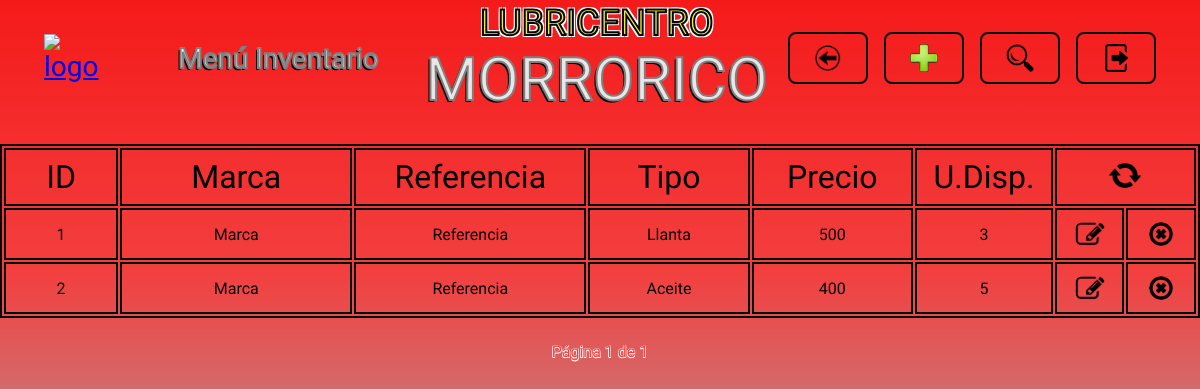
Page /inventario/ on the earlier database version.
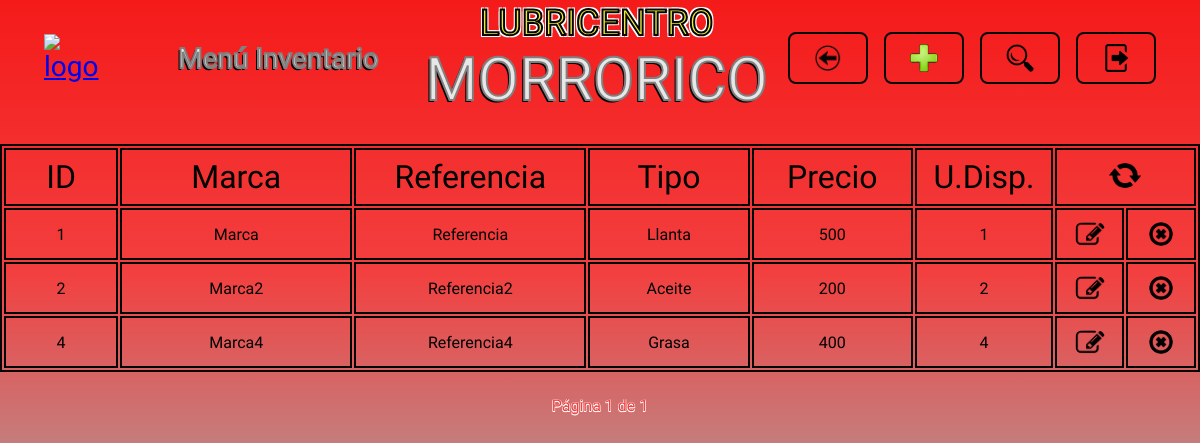
Same page on the later database version.
### inventario/models.py (models this page shows)
class Producto(models.Model):
    OPCIONES_TIPO = [
        ("Llanta", "Llanta"),
        ("Aceite", "Aceite"),
        ("Filtro", "Filtro"),
        ("Grasa", "Grasa")
    ]
    marca = models.CharField(max_length=60,null=False, blank=False)
    referencia = models.CharField(max_length=40, null=False, blank=False)
    tipo_producto = models.CharField(max_length=40, choices=OPCIONES_TIPO, null=False, blank=False)
    precio = models.IntegerField(null=False, blank=False)
    unidades_disponibles = models.IntegerField(null=False, blank=False)

### inventario/views.py (the view)
# urls.py: path('inventario/', include('inventario.urls')),
def inventario(request, productos=None, eliminado=False, actualizado=False, sin_coincidencias=False, campo=None, buscar=None, name_url="inventario"):
    if productos is None:
        productos = Producto.objects.all()
    paginator = Paginator(productos, 20)
    numero_pagina = request.GET.get('pagina')
    try:
        pagina = paginator.page(numero_pagina)
    except PageNotAnInteger:
        pagina = paginator.page(1)
    except EmptyPage:
        pagina = paginator.page(paginator.num_pages)
    return render(request, 'inventario.html', {
        "eliminado": eliminado,
        "actualizado": actualizado,
        "sin_coincidencias": sin_coincidencias,
        "buscar": buscar,
        "campo": campo,
        "pagina": pagina,
        "name_url": name_url,
    })

### templates/inventario.html (shortened to what this page needs)
{% extends "layouts/base.html" %}
{% load static %}
{% block nombre_seccion %}
<p class="header__titulo letra_blanca">Menú Inventario</p>
{% endblock nombre_seccion %}
{% block boton_volver %}
<li>
    <a href="{% url "menu_opciones" %}" class="header__boton header__volver">
        <img src="{% static "images/logo_volver.png" %}" alt="volver" class="header__logo_boton">
    </a>
</li>
{% endblock boton_volver %}
{% block boton_registrar %}
<li>
    <a href="{% url "formulario_registrar_productos" %}" class="header__boton header__registrar">
        <img src="{% static "images/logo_mas.png" %}" alt="registrar" class="header__logo_boton">
    </a>
</li>
{% endblock boton_registrar %}
{% block boton_buscar %}
<li>
    <a href="#" id="boton_buscar" class="header__boton header__buscar">
        <img src="{% static "images/logo_buscar.png" %}" alt="buscar" class="header__logo_boton">
    </a>
</li>
{% endblock boton_buscar %}
{% block boton_cerrar_sesion %}
    {% include "layouts/partials/boton_cerrar_sesion.html" %}
{% endblock boton_cerrar_sesion %}
{% block cuerpo_seccion %}
<div class="contenedor tabla_registros">
    <table class="tabla_registros__tabla">
        <tr class="celdas_encabezado">
            <th class="celda tabla_registros__celda_id">ID</th>
            <th class="celda tabla_registros__celda_marca">Marca</th>
            <th class="celda tabla_registros__celda_referencia">Referencia</th>
            <th class="celda tabla_registros__celda_tipo">Tipo</th>
            <th class="celda tabla_registros__celda_precio">Precio</th>
            <th class="celda tabla_registros__celda_unidades_disponibles">U.Disp.</th>
            <th colspan="2" class="celda tabla_registros__celda_recargar"><a href="{% url "inventario" %}"><img src="{% static "images/logo_recargar.png" %}" alt="recargar" class="tabla_registros__recargar"></a></th>
        </tr>
        {% for producto in pagina.object_list %}
        <tr class="celdas_datos">
            <td class="celda tabla_registros__celda_id">{{ producto.id }}</td>
            <td class="celda tabla_registros__celda_marca">{{ producto.marca }}</td>
            <td class="celda tabla_registros__celda_referencia">{{ producto.referencia }}</td>
            <td class="celda tabla_registros__celda_tipo">{{ producto.tipo_producto }}</td>
            <td class="celda tabla_registros__celda_precio">{{ producto.precio }}</td>
            <td class="celda tabla_registros__celda_unidades_disponibles">{{ producto.unidades_disponibles }}</td>
            <td class="celda tabla_registros__celda_editar"><a href= {% url "formulario_editar_productos" producto.id %} class="tabla_registros__boton" ><img src="{% static "images/logo_editar.png" %}" alt="editar" class="tabla_registros__logo_boton tabla_registros__editar"></a></td>
            <td class="celda tabla_registros__celda_eliminar"><a href="#" data-url= {% url "eliminar_producto" producto.id %} data-mensaje= "producto tipo {{ producto.tipo_producto }} de referencia {{ producto.referencia }} con ID {{ producto.id }}" class="tabla_registros__boton boton_eliminar"><img src="{% static "images/logo_eliminar.png" %}" alt="eliminar" class="tabla_registros__logo_boton tabla_registros__eliminar"></a></td>
        </tr>
        {% endfor %}
    </table>
</div>
{% endblock cuerpo_seccion %}
{% block paginacion %}
{% include "layouts/partials/paginacion.html" %}
{% endblock paginacion %}

Differences in the rows shown:
changed Producto "Marca": unidades_disponibles "3" → "1"
changed Producto "Aceite": marca "Marca" → "Marca2"; referencia "Referencia" → "Referencia2"; precio "400" → "200"; unidades_disponibles "5" → "2"
added Producto: id "4", marca "Marca4", referencia "Referencia4", tipo_producto "Grasa", precio "400", unidades_disponibles "4"
